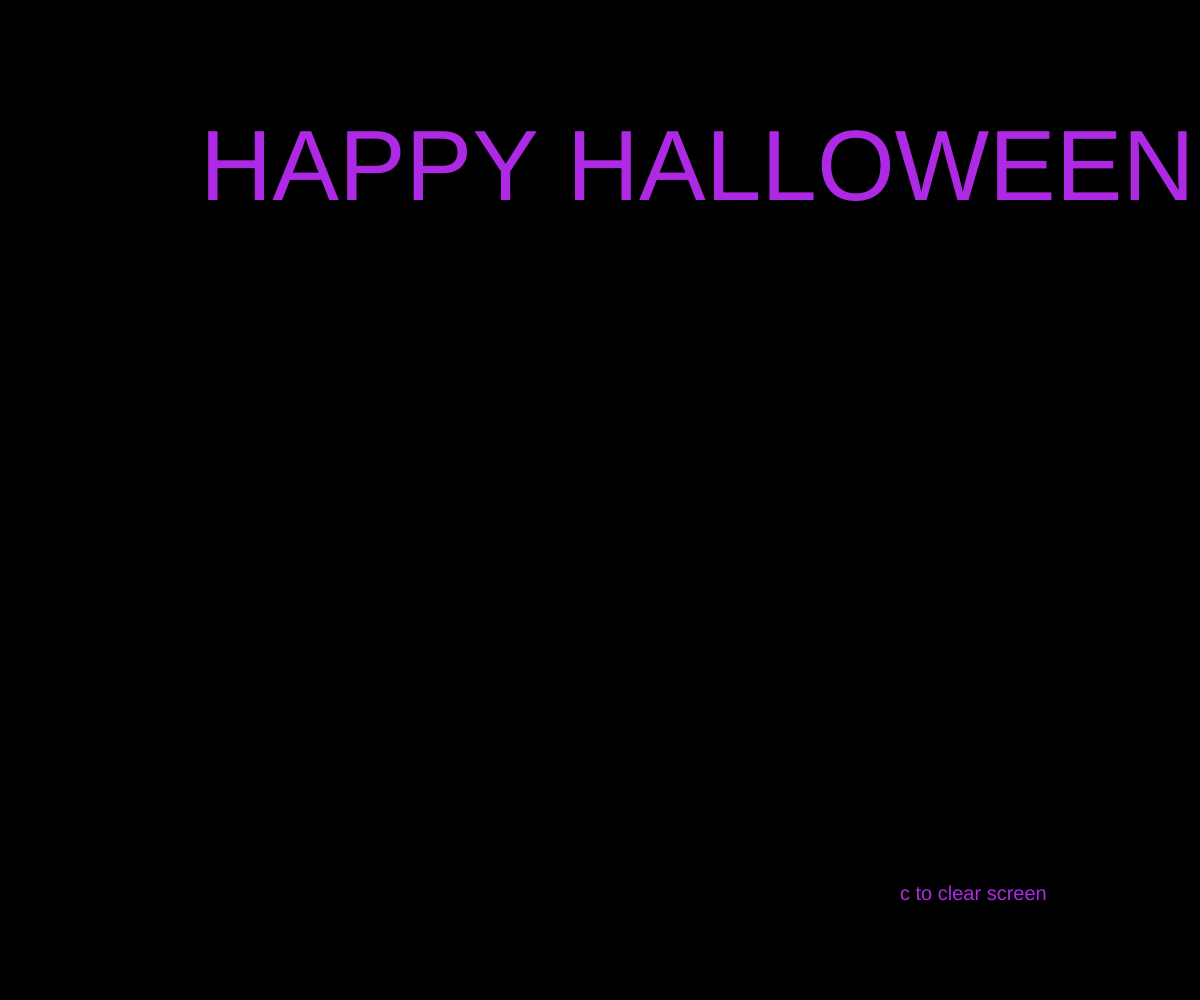
Frame 1 (no input)
Frame 60 (no input): identical to frame 1, image omitted
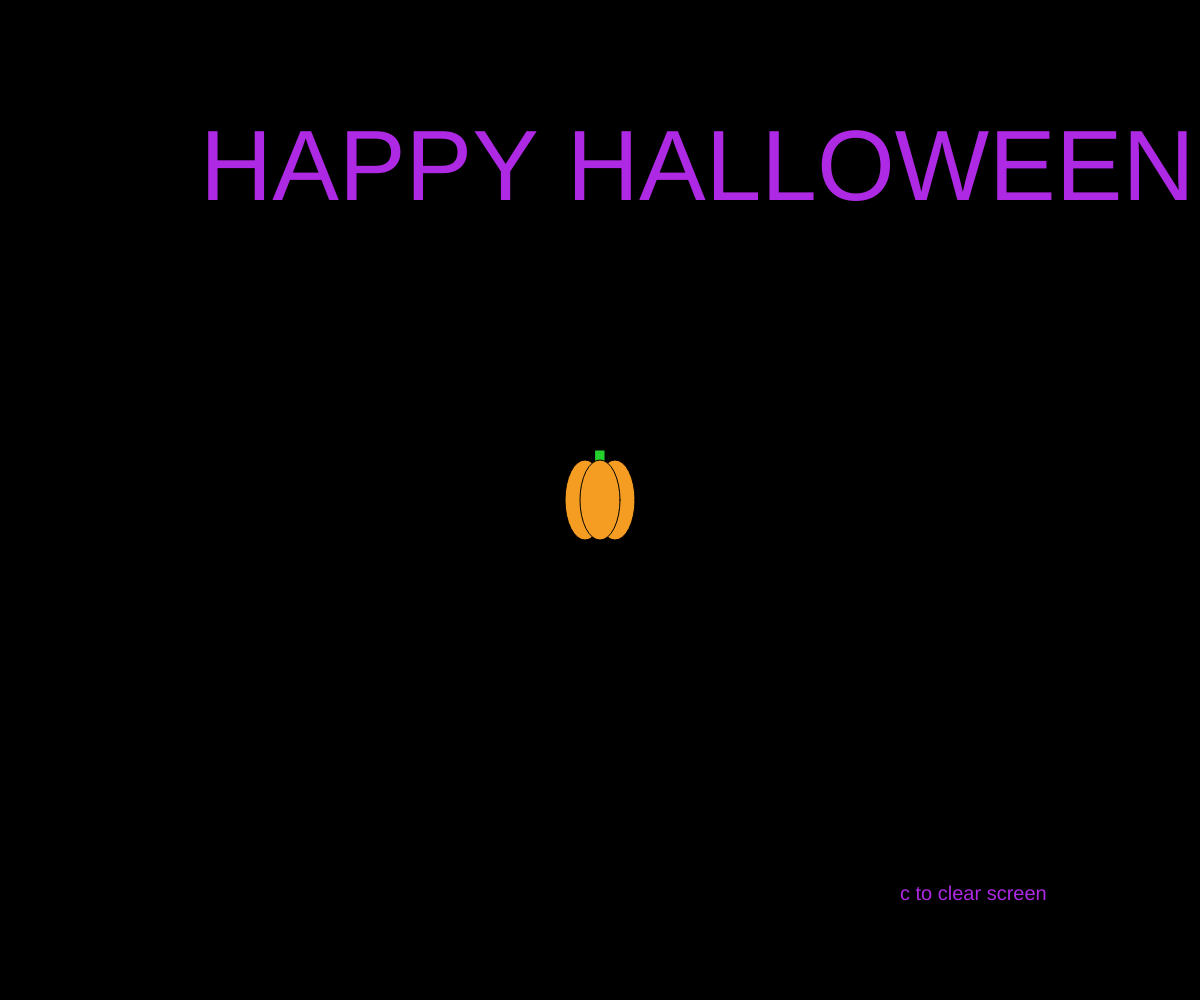
Frame 120 (the mouse pressed at the canvas centre since frame 60)

The p5.js sketch that drew these frames (run headless with seeded random() and noise() and a simulated clock; from frame 60 on, the mouse is pressed at the canvas centre):

// p5.js sketch
// ── sketch.js
//* global alpha blue brightness color green hue lerpColor lightness red saturation p5.Color background clear colorMode fill noFill noStroke stroke arc ellipse circle line point quad rect square triangle ellipseMode noSmooth rectMode smooth strokeCap strokeJoin strokeWeight bezier bezierDetail bezierPoint bezierTangent curve curveDetail curveTightness curvePoint curveTangent beginContour beginShape bezierVertex curveVertex endContour endShape quadraticVertex vertex plane box sphere cylinder cone ellipsoid torus p5.Geometry loadModel model HALF_PI PI QUARTER_PI TAU TWO_PI DEGREES RADIANS print frameCount deltaTime focused cursor frameRate noCursor displayWidth displayHeight windowWidth windowHeight windowResized width height fullscreen pixelDensity displayDensity getURL getURLPath getURLParams preload setup draw remove disableFriendlyErrors noLoop loop push pop redraw p5.Element select selectAll removeElements changed input createDiv createP createSpan createImg createA createSlider createButton createCheckbox createSelect createRadio createColorPicker createInput createFileInput createVideo createAudio VIDEO AUDIO createCapture createElement p5.MediaElement p5.Graphics createCanvas resizeCanvas noCanvas createGraphics blendMode setAttributes applyMatrix resetMatrix rotate rotateX rotateY rotateZ scale shearX shearY translate storeItem getItem clearStorage removeItem createStringDict createNumberDict p5.TypedDict p5.NumberDict append arrayCopy concat reverse shorten shuffle sort splice subset float int str boolean byte char unchar hex unhex join match matchAll nf nfc nfp nfs split splitTokens trim deviceOrientation accelerationX accelerationY accelerationZ pAccelerationX pAccelerationY pAccelerationZ rotationX rotationY rotationZ pRotationX pRotationY pRotationZ turnAxis setMoveThreshold setShakeThreshold deviceMoved deviceTurned deviceShaken keyIsPressed key keyCode keyPressed keyReleased keyTyped keyIsDown movedX movedY mouseX mouseY pmouseX pmouseY winMouseX winMouseY pwinMouseX pwinMouseY mouseButton mouseIsPressed mouseMoved mouseDragged mousePressed mouseReleased mouseClicked doubleClicked mouseWheel requestPointerLock exitPointerLock touches touchStarted touchMoved touchEnded createImage saveCanvas saveFrames p5.Image loadImage image tint noTint imageMode pixels blend copy filter get loadPixels set updatePixels loadJSON loadStrings loadTable loadXML loadBytes httpGet httpPost httpDo p5.XML createWriter p5.PrintWriter save saveJSON saveStrings saveTable p5.Table p5.TableRow day hour minute millis month second year createVector p5.Vector abs ceil constrain dist exp floor lerp log mag map max min norm pow round sq sqrt noise noiseDetail noiseSeed randomSeed random randomGaussian acos asin atan atan2 cos sin tan degrees radians angleMode textAlign textLeading textSize textStyle textWidth textAscent textDescent loadFont text textFont p5.Font orbitControl debugMode noDebugMode ambientLight directionalLight pointLight lights lightFalloff loadShader createShader shader resetShader normalMaterial texture textureMode textureWrap ambientMaterial emissiveMaterial specularMaterial shininess p5.Shader camera perspective ortho createCamera p5.Camera setCamera */


function setup () {
  createCanvas(window.innerWidth, window.innerHeight)
  background(0)
  textSize(100)
  fill(174, 41, 227)
  text('HAPPY HALLOWEEN!', 200, 200)
  textSize(20)
  text('c to clear screen', width - 300, height - 100)
}

function draw () {
  if (mouseIsPressed) {
    stroke(0)
    fill(36, 209, 44)
    rect(mouseX - 5, mouseY -  50, 10, 20)
    fill(245, 157, 34)
    ellipse(mouseX - 15, mouseY, 40, 80)
    ellipse(mouseX + 15, mouseY, 40, 80)
    ellipse(mouseX, mouseY, 40, 80)
  }
}

function keyTyped () {
  if (key === 'c') {
    createCanvas(window.innerWidth, window.innerHeight)
    background(0)
    textSize(100)
    fill(174, 41, 227)
    text('HAPPY HALLOWEEN!', 200, 200)
    textSize(20)
    text('c to clear screen', width - 300, height - 100)
  }
  // return false
}
